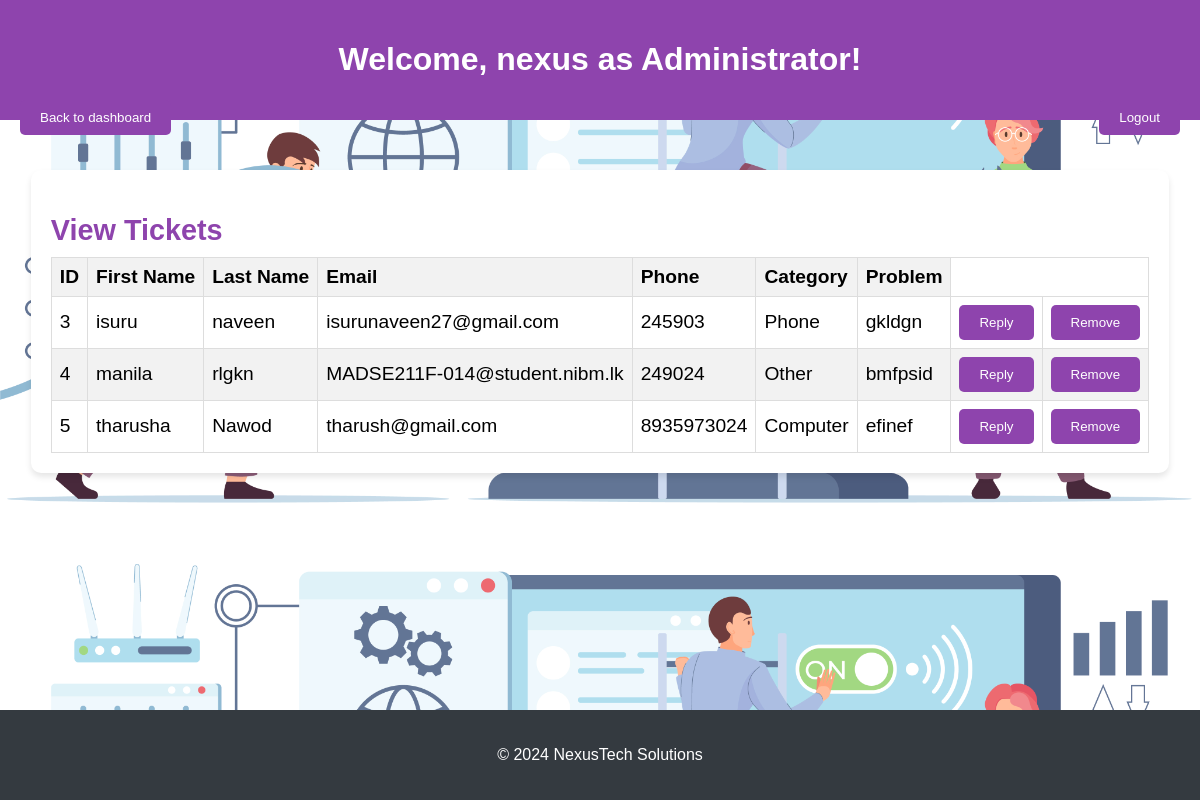
/admin/view_tickets.php (signed in), run on the app's committed database.
### tables this page shows
CREATE TABLE `issues` (
  `issue_id` int(11) NOT NULL,
  `first_name` varchar(50) NOT NULL,
  `last_name` varchar(50) NOT NULL,
  `email` varchar(50) NOT NULL,
  `phone` varchar(20) NOT NULL,
  `category` varchar(20) NOT NULL,
  `problem` varchar(500) NOT NULL,
  `username` varchar(255) DEFAULT NULL,
  `created_at` timestamp NOT NULL DEFAULT current_timestamp()
);

### admin/view_tickets.php (the view, shortened to what this page needs)
<?php
require_once('../config.php');
$sql = "SELECT * FROM issues";
$result = $conn->query($sql);
?>
<!DOCTYPE html>
<html lang="en">
<head>
    <link rel="stylesheet" href="adminstyles.css">
</head>
<body>
    <header>
        <h1>Welcome, <?php echo $_SESSION['username']; ?> as Administrator!</h1>
        <a href="admin.php" class="back-link">
            <button class="back-button">Back to dashboard</button>
        </a>
        <a href="../Entry/entry.html" class="logout-link">
            <button class="logout-button">Logout</button>
        </a>
    </header>
    <main>
        <div class="container">
            <div class="content">
                <section>
                    <h2>View Tickets</h2>
                    <table>
                        <thead>
                            <tr>
                                <th>ID</th>
                                <th>First Name</th>
                                <th>Last Name</th>
                                <th>Email</th>
                                <th>Phone</th>
                                <th>Category</th>
                                <th>Problem</th>
                            </tr>
                        </thead>
                        <tbody>
                            <?php
                            if ($result->num_rows > 0) {
                                while ($row = $result->fetch_assoc()) {
                                    echo "<tr>";
                                    echo "<td>" . $row['issue_id'] . "</td>";
                                    echo "<td>" . $row['first_name'] . "</td>";
                                    echo "<td>" . $row['last_name'] . "</td>";
                                    echo "<td>" . $row['email'] . "</td>";
                                    echo "<td>" . $row['phone'] . "</td>";
                                    echo "<td>" . $row['category'] . "</td>";
                                    echo "<td>" . $row['problem'] . "</td>";
                                    echo "<td><a href='mailto:" . $row['email'] . "'><button>Reply</button></a></td>";
                                    echo "<td>
                                            <form method='post' onsubmit='return confirm(\"Are you sure you want to delete this issue?\");'>
                                                <input type='hidden' name='delete_issue_id' value='" . $row['issue_id'] . "'>
                                                <button type='submit' name='delete_issue'>Remove</button>
                                            </form>
                                        </td>";
                                    echo "</tr>";
                                }
                            } else {
                                echo "<tr><td colspan='7'>No tickets found</td></tr>";
                            }
                            ?>
                        </tbody>
                    </table>
                </section>
            </div>
        </div>
    </main>
    <footer>
        <p>&copy; 2024 NexusTech Solutions</p>
    </footer>
</body>
</html>

### admin/adminstyles.css (style rules this page uses)
body { font-family: 'Ubuntu', sans-serif; margin: 0; padding: 0; background-color: #f8f9fa; background-image: url('adminbg.jpg'); background-size: cover; background-position: center; }
header { background-color: #8e44ad; color: #fff; text-align: center; padding: 20px 0; }
.back-button { float: left; margin-left: 20px; }
.logout-button { float: right; margin-right: 20px; }
.content { display: flex; justify-content: space-around; margin-top: 50px; }
section { background-color: #fff; padding: 20px; border-radius: 10px; box-shadow: 0 4px 6px rgba(0, 0, 0, 0.1); font-size: larger; }
section a { text-decoration: none; }
section h2 { color: #8e44ad; margin-bottom: 10px; }
button { background-color: #8e44ad; color: #fff; padding: 10px 20px; border: none; border-radius: 5px; cursor: pointer; transition: background-color 0.3s ease; }
table { width: 100%; border-collapse: collapse; border: 1px solid #ddd; }
th, td { border: 1px solid #ddd; padding: 8px; text-align: left; }
th { background-color: #f2f2f2; }
tbody tr:nth-child(even) { background-color: #f2f2f2; }
footer { background-color: #343a40; color: #fff; text-align: center; padding: 20px 0; position: fixed; bottom: 0; width: 100%; }

### data on the page
issues: issue_id "3", first_name "isuru", last_name "naveen", email "isurunaveen27@gmail.com", phone "245903", category "Phone", problem "gkldgn"
issues: issue_id "4", first_name "manila", last_name "rlgkn", email "MADSE211F-014@student.nibm.lk", phone "249024", category "Other", problem "bmfpsid"
issues: issue_id "5", first_name "tharusha", last_name "Nawod", email "tharush@gmail.com", phone "8935973024", category "Computer", problem "efinef"

### other printed values
$_SESSION['username'] "nexus"
